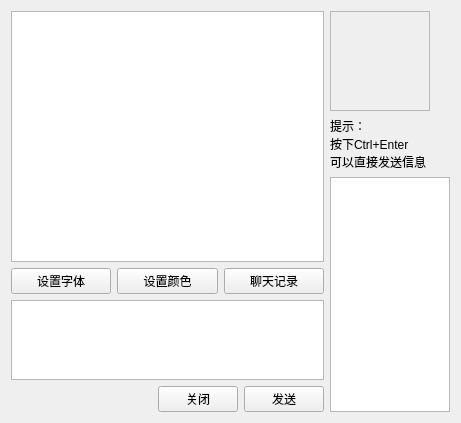
<?xml version="1.0" encoding="UTF-8"?>
<ui version="4.0">
 <class>chatroomWidget</class>
 <widget class="QWidget" name="chatroomWidget">
  <property name="geometry">
   <rect>
    <x>0</x>
    <y>0</y>
    <width>461</width>
    <height>423</height>
   </rect>
  </property>
  <property name="sizePolicy">
   <sizepolicy hsizetype="Fixed" vsizetype="Fixed">
    <horstretch>0</horstretch>
    <verstretch>0</verstretch>
   </sizepolicy>
  </property>
  <property name="windowTitle">
   <string>Form</string>
  </property>
  <layout class="QHBoxLayout" name="horizontalLayout_3">
   <item>
    <layout class="QVBoxLayout" name="verticalLayout_2">
     <item>
      <widget class="QTextEdit" name="outputTextEdit">
       <property name="sizePolicy">
        <sizepolicy hsizetype="Expanding" vsizetype="Expanding">
         <horstretch>100</horstretch>
         <verstretch>80</verstretch>
        </sizepolicy>
       </property>
       <property name="minimumSize">
        <size>
         <width>0</width>
         <height>0</height>
        </size>
       </property>
      </widget>
     </item>
     <item>
      <layout class="QHBoxLayout" name="horizontalLayout">
       <item>
        <widget class="QPushButton" name="FontsPushButton">
         <property name="text">
          <string>设置字体</string>
         </property>
        </widget>
       </item>
       <item>
        <widget class="QPushButton" name="colorPushButton">
         <property name="text">
          <string>设置颜色</string>
         </property>
        </widget>
       </item>
       <item>
        <widget class="QPushButton" name="recordPushButton">
         <property name="text">
          <string>聊天记录</string>
         </property>
        </widget>
       </item>
      </layout>
     </item>
     <item>
      <widget class="InputTextEdit" name="inputTextEdit">
       <property name="sizePolicy">
        <sizepolicy hsizetype="Expanding" vsizetype="Expanding">
         <horstretch>100</horstretch>
         <verstretch>20</verstretch>
        </sizepolicy>
       </property>
       <property name="minimumSize">
        <size>
         <width>0</width>
         <height>80</height>
        </size>
       </property>
       <property name="maximumSize">
        <size>
         <width>16777215</width>
         <height>80</height>
        </size>
       </property>
      </widget>
     </item>
     <item>
      <layout class="QHBoxLayout" name="horizontalLayout_2">
       <item>
        <spacer name="horizontalSpacer_3">
         <property name="orientation">
          <enum>Qt::Horizontal</enum>
         </property>
         <property name="sizeHint" stdset="0">
          <size>
           <width>40</width>
           <height>20</height>
          </size>
         </property>
        </spacer>
       </item>
       <item>
        <widget class="QPushButton" name="closePushButton">
         <property name="text">
          <string>关闭</string>
         </property>
        </widget>
       </item>
       <item>
        <widget class="QPushButton" name="sendPushButton">
         <property name="text">
          <string>发送</string>
         </property>
        </widget>
       </item>
      </layout>
     </item>
    </layout>
   </item>
   <item>
    <layout class="QVBoxLayout" name="verticalLayout">
     <item>
      <widget class="QFrame" name="avatarFrame">
       <property name="minimumSize">
        <size>
         <width>100</width>
         <height>100</height>
        </size>
       </property>
       <property name="maximumSize">
        <size>
         <width>100</width>
         <height>100</height>
        </size>
       </property>
       <property name="frameShape">
        <enum>QFrame::StyledPanel</enum>
       </property>
       <property name="frameShadow">
        <enum>QFrame::Raised</enum>
       </property>
      </widget>
     </item>
     <item>
      <widget class="QLabel" name="label">
       <property name="text">
        <string>提示：
按下Ctrl+Enter
可以直接发送信息</string>
       </property>
      </widget>
     </item>
     <item>
      <widget class="QTextEdit" name="aboutTextEdit">
       <property name="sizePolicy">
        <sizepolicy hsizetype="Maximum" vsizetype="Maximum">
         <horstretch>0</horstretch>
         <verstretch>100</verstretch>
        </sizepolicy>
       </property>
       <property name="minimumSize">
        <size>
         <width>120</width>
         <height>200</height>
        </size>
       </property>
       <property name="maximumSize">
        <size>
         <width>120</width>
         <height>1000</height>
        </size>
       </property>
      </widget>
     </item>
    </layout>
   </item>
  </layout>
 </widget>
 <customwidgets>
  <customwidget>
   <class>InputTextEdit</class>
   <extends>QTextEdit</extends>
   <header>inputtextedit.h</header>
  </customwidget>
 </customwidgets>
 <resources/>
 <connections/>
</ui>
